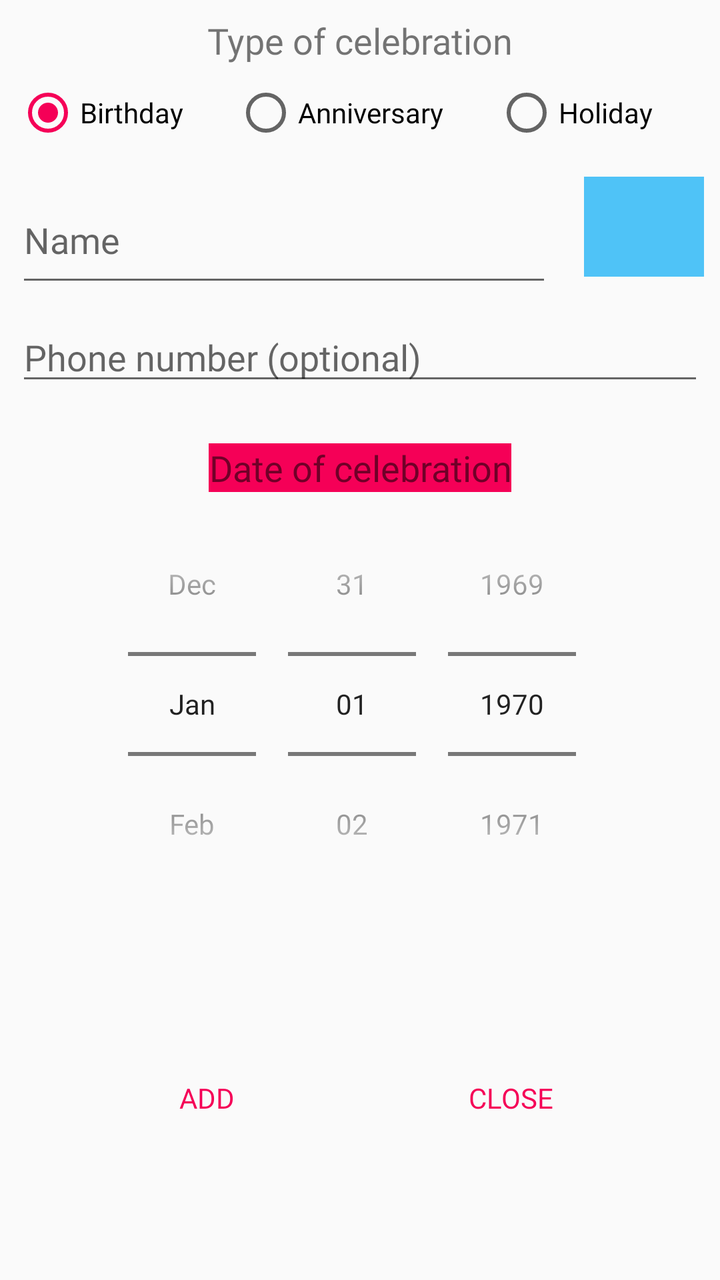
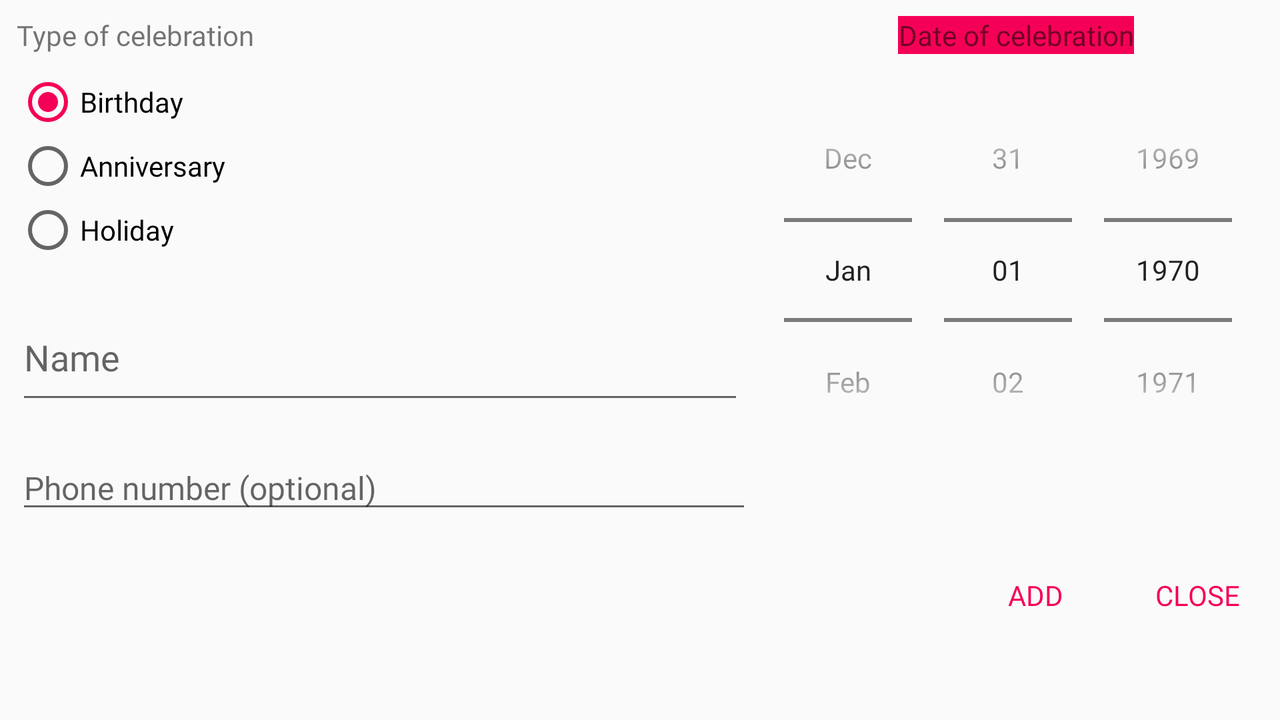

Compare how this app lays out the same screen by default and in its alternative resource folder. The renders come first, then the two layout files and the values they reference.
<!-- AndroidManifest.xml: application theme AppTheme -->
<!-- res/layout/new_celebration_layout.xml -->
<?xml version="1.0" encoding="utf-8"?>
<android.support.constraint.ConstraintLayout xmlns:android="http://schemas.android.com/apk/res/android"
    xmlns:app="http://schemas.android.com/apk/res-auto"
    xmlns:tools="http://schemas.android.com/tools"
    android:layout_width="match_parent"
    android:layout_height="match_parent"
    android:paddingBottom="0dp"
    tools:context="com.bogdan.kolomiiets.holidayslist.NewCelebrationActivity">

    <TextView
        android:id="@+id/txtType"
        android:layout_width="0dp"
        android:layout_height="wrap_content"
        android:layout_marginStart="8dp"
        android:layout_marginTop="8dp"
        android:layout_marginEnd="8dp"
        android:text="@string/txtType"
        android:textAlignment="center"
        android:textSize="18sp"
        app:layout_constraintEnd_toEndOf="parent"
        app:layout_constraintStart_toStartOf="parent"
        app:layout_constraintTop_toTopOf="parent" />

    <RadioGroup
        android:id="@+id/radioGroup"
        android:layout_width="0dp"
        android:layout_height="wrap_content"
        android:layout_marginStart="8dp"
        android:layout_marginTop="8dp"
        android:layout_marginEnd="8dp"
        android:foregroundGravity="center"
        android:orientation="horizontal"
        app:layout_constraintEnd_toEndOf="parent"
        app:layout_constraintStart_toStartOf="parent"
        app:layout_constraintTop_toBottomOf="@+id/txtType">

        <RadioButton
            android:id="@+id/radioBirthday"
            android:layout_width="wrap_content"
            android:layout_height="wrap_content"
            android:layout_weight="1"
            android:checked="true"
            android:text="@string/Birthday"
            android:textSize="14sp" />

        <RadioButton
            android:id="@+id/radioAnniversary"
            android:layout_width="wrap_content"
            android:layout_height="wrap_content"
            android:layout_weight="1"
            android:text="@string/Anniversary"
            android:textSize="14sp" />

        <RadioButton
            android:id="@+id/radioHoliday"
            android:layout_width="wrap_content"
            android:layout_height="wrap_content"
            android:layout_weight="1"
            android:text="@string/Holiday"
            android:textSize="14sp" />

    </RadioGroup>

    <android.support.constraint.ConstraintLayout
        android:id="@+id/constraintLayout"
        android:layout_width="match_parent"
        android:layout_height="wrap_content"
        android:layout_marginStart="8dp"
        android:layout_marginTop="16dp"
        android:layout_marginEnd="8dp"
        app:layout_constraintEnd_toEndOf="parent"
        app:layout_constraintStart_toStartOf="parent"
        app:layout_constraintTop_toBottomOf="@+id/radioGroup">

        <LinearLayout
            android:id="@+id/llForET"
            android:layout_width="match_parent"
            android:layout_height="wrap_content"
            android:orientation="vertical">

            <RelativeLayout
                android:id="@+id/rlForTxtPersonName"
                android:layout_width="match_parent"
                android:layout_height="wrap_content">

                <EditText
                    android:id="@+id/txtPersonName"
                    android:layout_width="match_parent"
                    android:layout_height="60dp"
                    android:layout_alignParentStart="true"
                    android:layout_alignParentTop="true"
                    android:layout_marginStart="0dp"
                    android:layout_marginTop="0dp"
                    android:layout_marginEnd="16dp"
                    android:layout_toStartOf="@+id/contactButton"
                    android:autofillHints="@string/PersonName"
                    android:hint="@string/PersonName"
                    android:inputType="textPersonName" />

                <ImageButton
                    android:id="@+id/contactButton"
                    android:layout_width="60dp"
                    android:layout_height="50dp"
                    android:layout_alignParentTop="true"
                    android:layout_alignParentEnd="true"
                    android:layout_marginTop="0dp"
                    android:layout_marginEnd="0dp"
                    android:background="@color/colorPrimary"
                    android:onClick="openContacts"
                    android:src="@drawable/account_search" />
            </RelativeLayout>

            <EditText
                android:id="@+id/txtPhone"
                android:layout_width="match_parent"
                android:layout_height="wrap_content"
                android:layout_marginTop="8dp"
                android:autofillHints="@string/PhoneNumber"
                android:ems="10"
                android:hint="@string/PhoneNumber"
                android:inputType="phone" />

        </LinearLayout>

        <LinearLayout
            android:id="@+id/llForDatePicker"
            android:layout_width="match_parent"
            android:layout_height="wrap_content"
            android:layout_marginTop="16dp"
            android:gravity="center"
            android:orientation="vertical"
            app:layout_constraintEnd_toEndOf="parent"
            app:layout_constraintStart_toStartOf="parent"
            app:layout_constraintTop_toBottomOf="@+id/llForET">

            <TextView
                android:id="@+id/tvDateOfBirthday"
                android:layout_width="wrap_content"
                android:layout_height="wrap_content"
                android:layout_marginTop="8dp"
                android:background="@color/colorAccent"
                android:text="@string/CelebrationDate"
                android:textAlignment="center"
                android:textSize="18sp"/>

            <DatePicker
                android:id="@+id/dpDateOfBirthday"
                android:layout_width="match_parent"
                android:layout_height="wrap_content"
                android:calendarViewShown="false"
                android:datePickerMode="spinner" />
        </LinearLayout>

    </android.support.constraint.ConstraintLayout>

    <Button
        android:id="@+id/btnSave"
        style="?android:attr/buttonBarButtonStyle"
        android:layout_width="wrap_content"
        android:layout_height="wrap_content"
        android:layout_alignParentStart="true"
        android:layout_alignParentBottom="true"
        android:layout_marginStart="16dp"
        android:layout_marginTop="8dp"
        android:layout_marginEnd="16dp"
        android:layout_marginBottom="8dp"
        android:onClick="onAddClick"
        android:text="@string/btnOK_text"
        app:layout_constraintBottom_toBottomOf="parent"
        app:layout_constraintEnd_toStartOf="@+id/btnCancel"
        app:layout_constraintStart_toStartOf="parent"
        app:layout_constraintTop_toBottomOf="@+id/constraintLayout" />

    <Button
        android:id="@+id/btnCancel"
        style="?android:attr/buttonBarButtonStyle"
        android:layout_width="wrap_content"
        android:layout_height="wrap_content"
        android:layout_alignBottom="@+id/btnSave"
        android:layout_alignParentEnd="true"
        android:layout_marginStart="16dp"
        android:layout_marginTop="8dp"
        android:layout_marginEnd="16dp"
        android:layout_marginBottom="8dp"
        android:layout_toEndOf="@+id/btnSave"
        android:onClick="onCloseClick"
        android:text="@string/btnClose_text"
        app:layout_constraintBottom_toBottomOf="parent"
        app:layout_constraintEnd_toEndOf="parent"
        app:layout_constraintStart_toEndOf="@+id/btnSave"
        app:layout_constraintTop_toBottomOf="@+id/constraintLayout" />

</android.support.constraint.ConstraintLayout>
<!-- resources referenced by this layout -->
<resources>
  <color name="colorAccent">#f50057</color>
  <color name="colorPrimary">#4fc3f7</color>
  <string name="Anniversary">Anniversary</string>
  <string name="Birthday">Birthday</string>
  <string name="CelebrationDate">Date of celebration</string>
  <string name="Holiday">Holiday</string>
  <string name="PersonName">Name</string>
  <string name="PhoneNumber">Phone number (optional)</string>
  <string name="btnClose_text">Close</string>
  <string name="btnOK_text">Add</string>
  <string name="txtType">Type of celebration</string>
  <style name="AppTheme" parent="Theme.AppCompat.DayNight.DarkActionBar">
          
          <item name="colorPrimary">@color/colorPrimary</item>
          <item name="colorPrimaryDark">@color/colorPrimaryDark</item>
          <item name="colorAccent">@color/colorAccent</item>
          <item name="android:fontFamily">@font/roboto</item>
      </style>
  <color name="colorPrimaryDark">#0288d1</color>
</resources>
<!-- res/layout-land/new_celebration_layout.xml (the repository's variant of the layout above) -->
<!-- drawn on the phone turned sideways -->
<?xml version="1.0" encoding="utf-8"?>
<android.support.constraint.ConstraintLayout xmlns:android="http://schemas.android.com/apk/res/android"
    xmlns:app="http://schemas.android.com/apk/res-auto"
    xmlns:tools="http://schemas.android.com/tools"
    android:layout_width="match_parent"
    android:layout_height="match_parent"
    tools:context="com.bogdan.kolomiiets.holidayslist.NewCelebrationActivity">

    <TextView
        android:id="@+id/txtType"
        android:layout_width="0dp"
        android:layout_height="wrap_content"
        android:layout_marginStart="8dp"
        android:layout_marginTop="8dp"
        android:text="@string/txtType"
        android:textAlignment="center"
        android:textSize="14sp"
        app:layout_constraintStart_toStartOf="parent"
        app:layout_constraintTop_toTopOf="parent" />

    <RadioGroup
        android:id="@+id/radioGroup"
        android:layout_width="0dp"
        android:layout_height="wrap_content"
        android:layout_marginStart="8dp"
        android:layout_marginTop="8dp"
        android:foregroundGravity="center"
        android:orientation="vertical"
        app:layout_constraintStart_toStartOf="parent"
        app:layout_constraintTop_toBottomOf="@+id/txtType">

        <RadioButton
            android:id="@+id/radioBirthday"
            android:layout_width="wrap_content"
            android:layout_height="wrap_content"
            android:layout_weight="1"
            android:checked="true"
            android:text="@string/Birthday"
            android:textSize="14sp" />

        <RadioButton
            android:id="@+id/radioAnniversary"
            android:layout_width="wrap_content"
            android:layout_height="wrap_content"
            android:layout_weight="1"
            android:text="@string/Anniversary"
            android:textSize="14sp" />

        <RadioButton
            android:id="@+id/radioHoliday"
            android:layout_width="wrap_content"
            android:layout_height="wrap_content"
            android:layout_weight="1"
            android:text="@string/Holiday"
            android:textSize="14sp" />

    </RadioGroup>

    <Button
        android:id="@+id/btnSave"
        style="?android:attr/buttonBarButtonStyle"
        android:layout_width="wrap_content"
        android:layout_height="wrap_content"
        android:layout_alignParentStart="true"
        android:layout_alignParentBottom="true"
        android:layout_marginEnd="16dp"
        android:onClick="onAddClick"
        android:text="@string/btnOK_text"
        app:layout_constraintBottom_toBottomOf="parent"
        app:layout_constraintEnd_toStartOf="@+id/btnCancel"
        app:layout_constraintTop_toBottomOf="@+id/dpDateOfBirthday" />

    <Button
        android:id="@+id/btnCancel"
        style="?android:attr/buttonBarButtonStyle"
        android:layout_width="wrap_content"
        android:layout_height="wrap_content"
        android:layout_alignBottom="@+id/btnSave"
        android:layout_alignParentEnd="true"
        android:layout_marginEnd="8dp"
        android:layout_toEndOf="@+id/btnSave"
        android:onClick="onCloseClick"
        android:text="@string/btnClose_text"
        android:textSize="14sp"
        app:layout_constraintBottom_toBottomOf="parent"
        app:layout_constraintEnd_toEndOf="parent"
        app:layout_constraintTop_toBottomOf="@+id/dpDateOfBirthday" />

    <TextView
        android:id="@+id/tvDateOfBirthday"
        android:layout_width="wrap_content"
        android:layout_height="wrap_content"
        android:layout_marginTop="8dp"
        android:layout_marginEnd="8dp"
        android:background="@color/colorAccent"
        android:text="@string/CelebrationDate"
        android:textAlignment="center"
        android:textSize="14sp"
        app:layout_constraintEnd_toEndOf="parent"
        app:layout_constraintStart_toStartOf="@+id/dpDateOfBirthday"
        app:layout_constraintTop_toTopOf="parent" />

    <DatePicker
        android:id="@+id/dpDateOfBirthday"
        android:layout_width="wrap_content"
        android:layout_height="200dp"
        android:layout_marginTop="8dp"
        android:layout_marginEnd="8dp"
        android:background="@android:color/transparent"
        android:calendarViewShown="false"
        android:datePickerMode="spinner"
        app:layout_constraintEnd_toEndOf="parent"
        app:layout_constraintTop_toBottomOf="@+id/tvDateOfBirthday" />

    <android.support.constraint.ConstraintLayout
        android:layout_width="0dp"
        android:layout_height="0dp"
        android:layout_marginStart="8dp"
        android:layout_marginTop="16dp"
        android:layout_marginEnd="8dp"
        android:layout_marginBottom="8dp"
        app:layout_constraintBottom_toBottomOf="parent"
        app:layout_constraintEnd_toStartOf="@+id/dpDateOfBirthday"
        app:layout_constraintStart_toStartOf="parent"
        app:layout_constraintTop_toBottomOf="@+id/radioGroup">

        <RelativeLayout
            android:id="@+id/rlForTxtPersonName"
            android:layout_width="0dp"
            android:layout_height="wrap_content"
            android:layout_marginBottom="8dp"
            app:layout_constraintBottom_toTopOf="@+id/txtPhone"
            app:layout_constraintEnd_toEndOf="parent"
            app:layout_constraintStart_toStartOf="parent">

            <EditText
                android:id="@+id/txtPersonName"
                android:layout_width="match_parent"
                android:layout_height="60dp"
                android:layout_alignParentStart="true"
                android:layout_alignParentTop="true"
                android:layout_marginStart="0dp"
                android:layout_marginTop="0dp"
                android:layout_marginEnd="4dp"
                android:layout_toStartOf="@+id/contactButton"
                android:width="10dp"
                android:autofillHints="@string/PersonName"
                android:hint="@string/PersonName"
                android:inputType="textPersonName" />

            <ImageButton
                android:id="@+id/contactButton"
                android:layout_width="wrap_content"
                android:layout_height="50dp"
                android:layout_alignParentEnd="true"
                android:background="@color/colorPrimary"
                android:onClick="openContacts"
                android:src="@drawable/account_search" />
        </RelativeLayout>

        <EditText
            android:id="@+id/txtPhone"
            android:layout_width="0dp"
            android:layout_height="wrap_content"
            android:layout_marginTop="16dp"
            android:autofillHints="@string/PhoneNumber"
            android:ems="10"
            android:hint="@string/PhoneNumber"
            android:inputType="phone"
            android:textSize="16sp"
            app:layout_constraintEnd_toEndOf="parent"
            app:layout_constraintStart_toStartOf="parent"
            app:layout_constraintTop_toBottomOf="@+id/rlForTxtPersonName" />

    </android.support.constraint.ConstraintLayout>

</android.support.constraint.ConstraintLayout>
